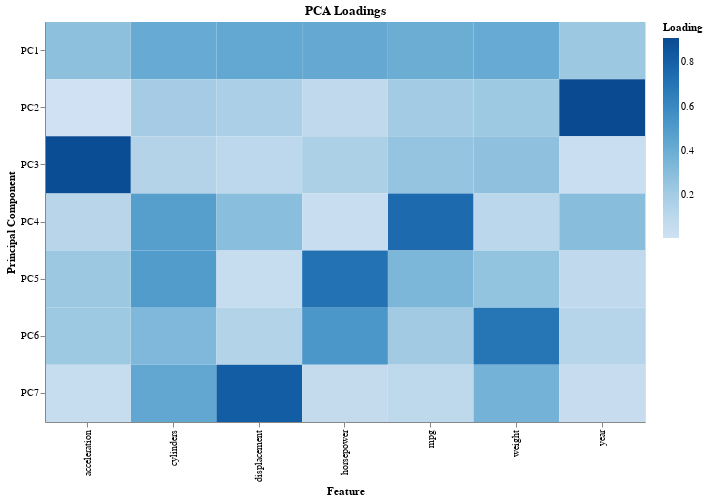

Source (notebook cell):
### Markdown cell above
From the plot we can observe that we need at least 3 compontents(2.5 but we can only take into account whole numbers) to explain 90% of variance. For each point we can observe how many percents of variance is explained.

### Code cell
pca = PCA() # calculate PCA for not only 2 components
pca.fit(X_standardized) 

loadings = pd.DataFrame(pca.components_, columns=features, index=['PC1', 'PC2', 'PC3', 'PC4', 'PC5', 'PC6', 'PC7'])
print(loadings)
# transform for visualization
loadings_melted = loadings.reset_index().melt(id_vars='index', var_name='Feature', value_name='Loading')
loadings_melted.rename(columns={'index': 'Principal Component'}, inplace=True)
loadings_melted['Absolute Loading'] = loadings_melted['Loading'].abs() # it does not matter in which direction is the relationship
heatmap = alt.Chart(loadings_melted).mark_rect().encode(
    x=alt.X('Feature:N', title='Feature'),
    y=alt.Y('Principal Component:N', title='Principal Component'),
    color=alt.Color('Absolute Loading:Q', scale=alt.Scale(scheme='blues'), title='Loading'),
    tooltip=['Principal Component', 'Feature', 'Loading']
).properties(
    title='PCA Loadings',
    width=600,
    height=400
)

heatmap

### Figure 1 — Vega-Lite specification as saved in the notebook (floating-point values rounded to 4 significant figures)
{"config": {"view": {"continuousWidth": 300, "continuousHeight": 300}}, "data": {"name": "data-99e1f4421a37b0d48b1c71833a5f98cd"}, "mark": {"type": "rect"}, "encoding": {"color": {"field": "Absolute Loading", "scale": {"scheme": "blues"}, "title": "Loading", "type": "quantitative"}, "tooltip": [{"field": "Principal Component", "type": "nominal"}, {"field": "Feature", "type": "nominal"}, {"field": "Loading", "type": "quantitative"}], "x": {"field": "Feature", "title": "Feature", "type": "nominal"}, "y": {"field": "Principal Component", "title": "Principal Component", "type": "nominal"}}, "height": 400, "title": "PCA Loadings", "width": 600, "$schema": "https://vega.github.io/schema/vega-lite/v5.20.1.json", "datasets": {"data-99e1f4421a37b0d48b1c71833a5f98cd": [{"Principal Component": "PC1", "Feature": "mpg", "Loading": -0.3981, "Absolute Loading": 0.3981}, {"Principal Component": "PC2", "Feature": "mpg", "Loading": 0.2068, "Absolute Loading": 0.2068}, {"Principal Component": "PC3", "Feature": "mpg", "Loading": -0.2572, "Absolute Loading": 0.2572}, {"Principal Component": "PC4", "Feature": "mpg", "Loading": 0.751, "Absolute Loading": 0.751}, {"Principal Component": "PC5", "Feature": "mpg", "Loading": 0.3408, "Absolute Loading": 0.3408}, {"Principal Component": "PC6", "Feature": "mpg", "Loading": 0.2098, "Absolute Loading": 0.2098}, {"Principal Component": "PC7", "Feature": "mpg", "Loading": -0.09221, "Absolute Loading": 0.09221}, {"Principal Component": "PC1", "Feature": "cylinders", "Loading": 0.4161, "Absolute Loading": 0.4161}, {"Principal Component": "PC2", "Feature": "cylinders", "Loading": 0.1985, "Absolute Loading": 0.1985}, {"Principal Component": "PC3", "Feature": "cylinders", "Loading": 0.1392, "Absolute Loading": 0.1392}, {"Principal Component": "PC4", "Feature": "cylinders", "Loading": 0.4773, "Absolute Loading": 0.4773}, {"Principal Component": "PC5", "Feature": "cylinders", "Loading": -0.4932, "Absolute Loading": 0.4932}, {"Principal Component": "PC6", "Feature": "cylinders", "Loading": -0.3325, "Absolute Loading": 0.3325}, {"Principal Component": "PC7", "Feature": "cylinders", "Loading": -0.4317, "Absolute Loading": 0.4317}, {"Principal Component": "PC1", "Feature": "displacement", "Loading": 0.4293, "Absolute Loading": 0.4293}, {"Principal Component": "PC2", "Feature": "displacement", "Loading": 0.1804, "Absolute Loading": 0.1804}, {"Principal Component": "PC3", "Feature": "displacement", "Loading": 0.1003, "Absolute Loading": 0.1003}, {"Principal Component": "PC4", "Feature": "displacement", "Loading": 0.2978, "Absolute Loading": 0.2978}, {"Principal Component": "PC5", "Feature": "displacement", "Loading": -0.05658, "Absolute Loading": 0.05658}, {"Principal Component": "PC6", "Feature": "displacement", "Loading": 0.143, "Absolute Loading": 0.143}, {"Principal Component": "PC7", "Feature": "displacement", "Loading": 0.8129, "Absolute Loading": 0.8129}, {"Principal Component": "PC1", "Feature": "horsepower", "Loading": 0.4228, "Absolute Loading": 0.4228}, {"Principal Component": "PC2", "Feature": "horsepower", "Loading": 0.08524, "Absolute Loading": 0.08524}, {"Principal Component": "PC3", "Feature": "horsepower", "Loading": -0.1697, "Absolute Loading": 0.1697}, {"Principal Component": "PC4", "Feature": "horsepower", "Loading": -0.04208, "Absolute Loading": 0.04208}, {"Principal Component": "PC5", "Feature": "horsepower", "Loading": 0.7113, "Absolute Loading": 0.7113}, {"Principal Component": "PC6", "Feature": "horsepower", "Loading": -0.5228, "Absolute Loading": 0.5228}, {"Principal Component": "PC7", "Feature": "horsepower", "Loading": -0.06439, "Absolute Loading": 0.06439}, {"Principal Component": "PC1", "Feature": "weight", "Loading": 0.414, "Absolute Loading": 0.414}, {"Principal Component": "PC2", "Feature": "weight", "Loading": 0.2247, "Absolute Loading": 0.2247}, {"Principal Component": "PC3", "Feature": "weight", "Loading": 0.2761, "Absolute Loading": 0.2761}, {"Principal Component": "PC4", "Feature": "weight", "Loading": -0.1077, "Absolute Loading": 0.1077}, {"Principal Component": "PC5", "Feature": "weight", "Loading": 0.2652, "Absolute Loading": 0.2652}, {"Principal Component": "PC6", "Feature": "weight", "Loading": 0.6965, "Absolute Loading": 0.6965}, {"Principal Component": "PC7", "Feature": "weight", "Loading": -0.3672, "Absolute Loading": 0.3672}, {"Principal Component": "PC1", "Feature": "acceleration", "Loading": -0.2849, "Absolute Loading": 0.2849}, {"Principal Component": "PC2", "Feature": "acceleration", "Loading": -0.006972, "Absolute Loading": 0.006972}, {"Principal Component": "PC3", "Feature": "acceleration", "Loading": 0.8933, "Absolute Loading": 0.8933}, {"Principal Component": "PC4", "Feature": "acceleration", "Loading": 0.1211, "Absolute Loading": 0.1211}, {"Principal Component": "PC5", "Feature": "acceleration", "Loading": 0.2308, "Absolute Loading": 0.2308}, {"Principal Component": "PC6", "Feature": "acceleration", "Loading": -0.2238, "Absolute Loading": 0.2238}, {"Principal Component": "PC7", "Feature": "acceleration", "Loading": 0.0528, "Absolute Loading": 0.0528}, {"Principal Component": "PC1", "Feature": "year", "Loading": -0.2295, "Absolute Loading": 0.2295}, {"Principal Component": "PC2", "Feature": "year", "Loading": 0.9097, "Absolute Loading": 0.9097}, {"Principal Component": "PC3", "Feature": "year", "Loading": -0.03725, "Absolute Loading": 0.03725}, {"Principal Component": "PC4", "Feature": "year", "Loading": -0.3024, "Absolute Loading": 0.3024}, {"Principal Component": "PC5", "Feature": "year", "Loading": -0.08896, "Absolute Loading": 0.08896}, {"Principal Component": "PC6", "Feature": "year", "Loading": -0.1282, "Absolute Loading": 0.1282}, {"Principal Component": "PC7", "Feature": "year", "Loading": 0.05113, "Absolute Loading": 0.05113}]}}
